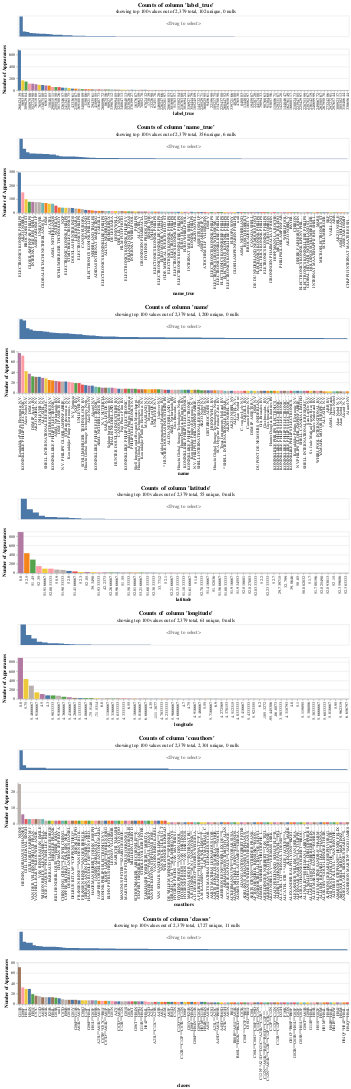

Here is the notebook cell this chart was saved with:
### Code cell
from mismo.plot import plot_distributions  # noqa: E402

plot_distributions(patents)
